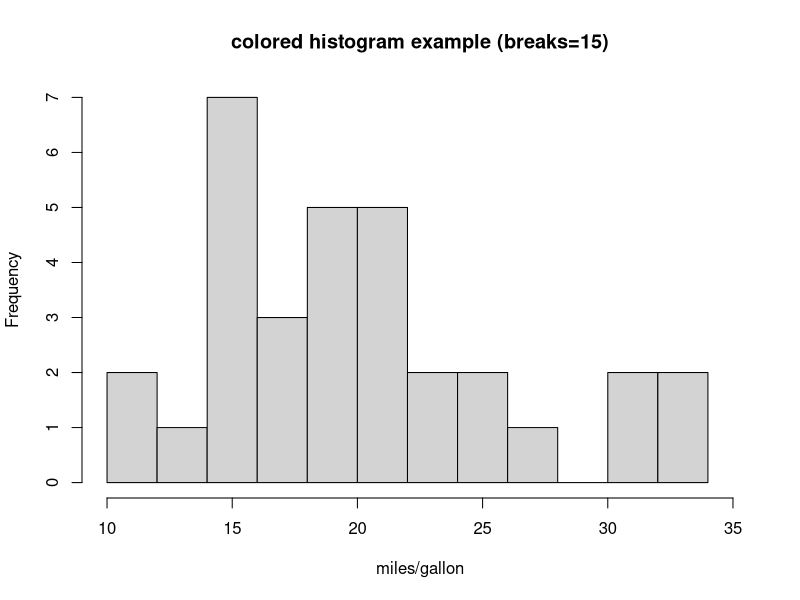
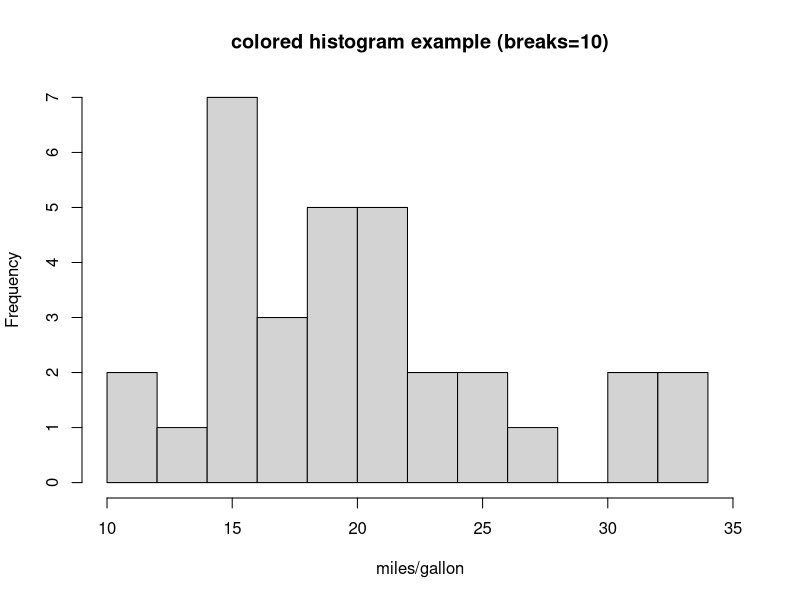
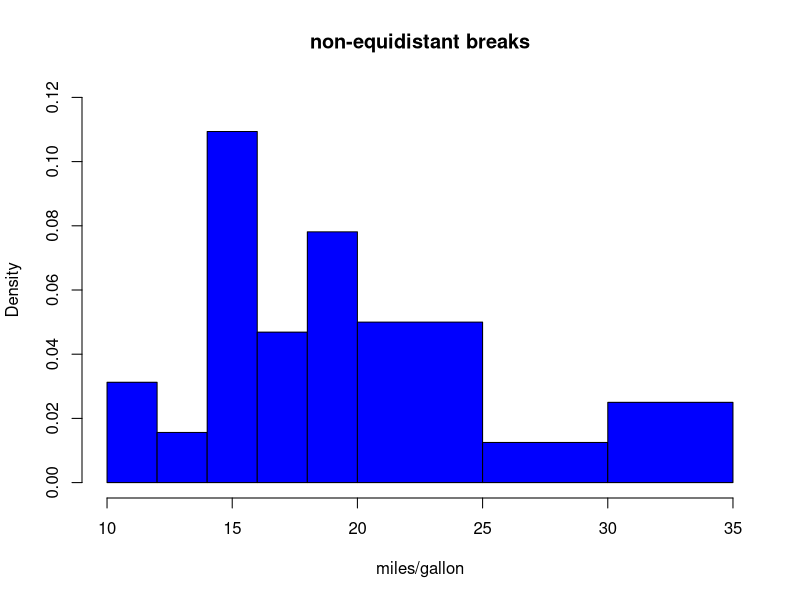
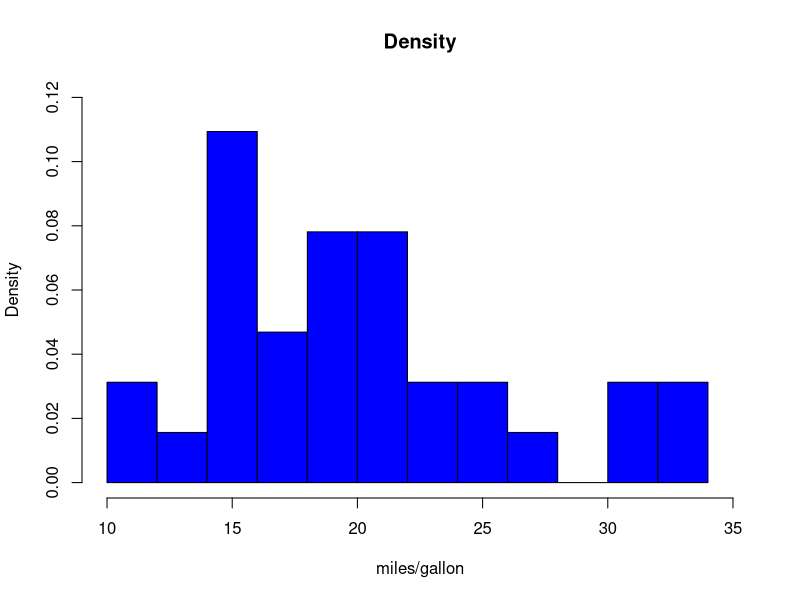

Recreate these plots in R, in order.
attach(mtcars)




hist(mpg, breaks = 15, xlim=c(10, 35),
    xlab = 'miles/gallon', main = 'colored histogram example (breaks=15)')
hist(mpg, breaks = 10, xlim=c(10, 35),
    xlab = 'miles/gallon', main = 'colored histogram example (breaks=10)')

library(crayon)
cat(blue$blurred("breaks接受的值不仅可以是单一的数值，而且还可以是一个或者多个数值
   组成的向量类型数据 \n"))

t <- c(2*5:9, 5*4:7)
t

hist(mpg, breaks = c(2*5:9, 5*4:7), col='blue1',
    ylim = c(0, 0.12), 
    xlab = 'miles/gallon', main = 'non-equidistant breaks')

'freq=FALSE 根据概率密度而不是频数绘制'
hist(mpg, breaks = 12, col='blue1',
    ylim = c(0, 0.12), xlim = c(10, 35),
    freq = FALSE,
    xlab = 'miles/gallon', main = 'Density')